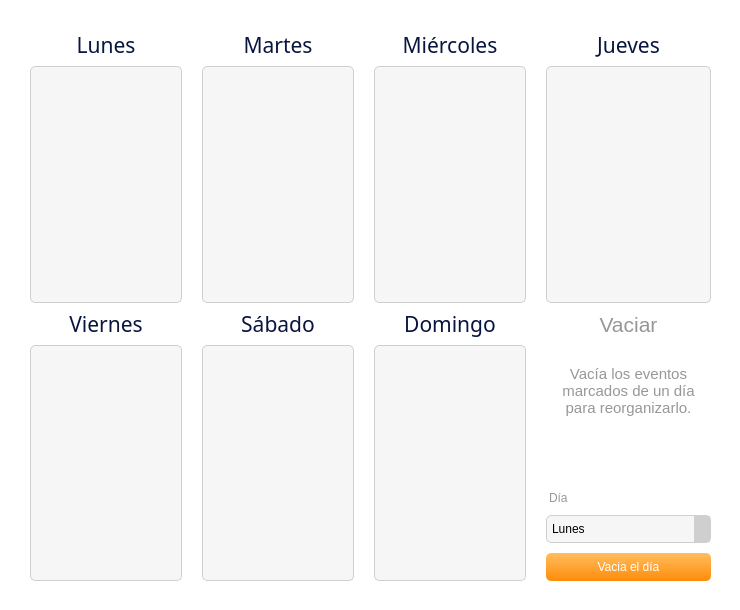
             <widget class="QWidget" name="calendarioMainWidget" native="true">
              <property name="styleSheet">
               <string notr="true">background-color: rgb(255, 255, 255);
border-radius: 10px;</string>
              </property>
              <widget class="QWidget" name="gridLayoutWidget_4">
               <property name="geometry">
                <rect>
                 <x>10</x>
                 <y>10</y>
                 <width>721</width>
                 <height>591</height>
                </rect>
               </property>
               <layout class="QGridLayout" name="calendarioMainGridLayout">
                <property name="leftMargin">
                 <number>20</number>
                </property>
                <property name="topMargin">
                 <number>20</number>
                </property>
                <property name="rightMargin">
                 <number>20</number>
                </property>
                <property name="bottomMargin">
                 <number>20</number>
                </property>
                <property name="horizontalSpacing">
                 <number>20</number>
                </property>
                <item row="1" column="2">
                 <widget class="QListWidget" name="calendarioMainL3">
                  <property name="styleSheet">
                   <string notr="true">color: rgb(0, 0, 0);
background-color: rgb(246, 246, 246);
border-style: solid;
border-width: 1px;
border-radius: 5px;
border-color: rgb(207, 207, 207);
selection-background-color: rgb(8, 21, 63);
min-width: 150;
min-height: 200;</string>
                  </property>
                  <property name="dragEnabled">
                   <bool>true</bool>
                  </property>
                  <property name="dragDropMode">
                   <enum>QAbstractItemView::InternalMove</enum>
                  </property>
                  <property name="spacing">
                   <number>2</number>
                  </property>
                  <property name="wordWrap">
                   <bool>true</bool>
                  </property>
                 </widget>
                </item>
                <item row="2" column="2">
                 <widget class="QLabel" name="calendarioMainD7">
                  <property name="font">
                   <font>
                    <family>Ubuntu Light</family>
                    <pointsize>16</pointsize>
                   </font>
                  </property>
                  <property name="styleSheet">
                   <string notr="true">color: rgb(8, 21, 63);</string>
                  </property>
                  <property name="text">
                   <string>Domingo</string>
                  </property>
                  <property name="alignment">
                   <set>Qt::AlignCenter</set>
                  </property>
                 </widget>
                </item>
                <item row="0" column="0">
                 <widget class="QLabel" name="calendarioMainD1">
                  <property name="font">
                   <font>
                    <family>Ubuntu Light</family>
                    <pointsize>16</pointsize>
                   </font>
                  </property>
                  <property name="styleSheet">
                   <string notr="true">color: rgb(8, 21, 63);</string>
                  </property>
                  <property name="text">
                   <string>Lunes</string>
                  </property>
                  <property name="alignment">
                   <set>Qt::AlignCenter</set>
                  </property>
                 </widget>
                </item>
                <item row="0" column="1">
                 <widget class="QLabel" name="calendarioMainD2">
                  <property name="font">
                   <font>
                    <family>Ubuntu Light</family>
                    <pointsize>16</pointsize>
                   </font>
                  </property>
                  <property name="styleSheet">
                   <string notr="true">color: rgb(8, 21, 63);</string>
                  </property>
                  <property name="text">
                   <string>Martes</string>
                  </property>
                  <property name="alignment">
                   <set>Qt::AlignCenter</set>
                  </property>
                 </widget>
                </item>
                <item row="0" column="2">
                 <widget class="QLabel" name="calendarioMainD3">
                  <property name="font">
                   <font>
                    <family>Ubuntu Light</family>
                    <pointsize>16</pointsize>
                   </font>
                  </property>
                  <property name="styleSheet">
                   <string notr="true">color: rgb(8, 21, 63);</string>
                  </property>
                  <property name="text">
                   <string>Miércoles</string>
                  </property>
                  <property name="alignment">
                   <set>Qt::AlignCenter</set>
                  </property>
                 </widget>
                </item>
                <item row="0" column="3">
                 <widget class="QLabel" name="calendarioMainD4">
                  <property name="font">
                   <font>
                    <family>Ubuntu Light</family>
                    <pointsize>16</pointsize>
                   </font>
                  </property>
                  <property name="styleSheet">
                   <string notr="true">color: rgb(8, 21, 63);</string>
                  </property>
                  <property name="text">
                   <string>Jueves</string>
                  </property>
                  <property name="alignment">
                   <set>Qt::AlignCenter</set>
                  </property>
                 </widget>
                </item>
                <item row="1" column="1">
                 <widget class="QListWidget" name="calendarioMainL2">
                  <property name="minimumSize">
                   <size>
                    <width>152</width>
                    <height>202</height>
                   </size>
                  </property>
                  <property name="styleSheet">
                   <string notr="true">color: rgb(0, 0, 0);
background-color: rgb(246, 246, 246);
border-style: solid;
border-width: 1px;
border-radius: 5px;
border-color: rgb(207, 207, 207);
selection-background-color: rgb(8, 21, 63);
min-width: 150;
min-height: 200;</string>
                  </property>
                  <property name="dragEnabled">
                   <bool>true</bool>
                  </property>
                  <property name="dragDropMode">
                   <enum>QAbstractItemView::InternalMove</enum>
                  </property>
                  <property name="spacing">
                   <number>2</number>
                  </property>
                  <property name="wordWrap">
                   <bool>true</bool>
                  </property>
                 </widget>
                </item>
                <item row="1" column="3">
                 <widget class="QListWidget" name="calendarioMainL4">
                  <property name="styleSheet">
                   <string notr="true">color: rgb(0, 0, 0);
background-color: rgb(246, 246, 246);
border-style: solid;
border-width: 1px;
border-radius: 5px;
border-color: rgb(207, 207, 207);
selection-background-color: rgb(8, 21, 63);
min-width: 150;
min-height: 200;</string>
                  </property>
                  <property name="dragEnabled">
                   <bool>true</bool>
                  </property>
                  <property name="dragDropMode">
                   <enum>QAbstractItemView::InternalMove</enum>
                  </property>
                  <property name="spacing">
                   <number>2</number>
                  </property>
                  <property name="wordWrap">
                   <bool>true</bool>
                  </property>
                 </widget>
                </item>
                <item row="2" column="0">
                 <widget class="QLabel" name="calendarioMainD5">
                  <property name="font">
                   <font>
                    <family>Ubuntu Light</family>
                    <pointsize>16</pointsize>
                   </font>
                  </property>
                  <property name="styleSheet">
                   <string notr="true">color: rgb(8, 21, 63);</string>
                  </property>
                  <property name="text">
                   <string>Viernes</string>
                  </property>
                  <property name="alignment">
                   <set>Qt::AlignCenter</set>
                  </property>
                 </widget>
                </item>
                <item row="1" column="0">
                 <widget class="QListWidget" name="calendarioMainL1">
                  <property name="minimumSize">
                   <size>
                    <width>152</width>
                    <height>202</height>
                   </size>
                  </property>
                  <property name="styleSheet">
                   <string notr="true">color: rgb(0, 0, 0);
background-color: rgb(246, 246, 246);
border-style: solid;
border-width: 1px;
border-radius: 5px;
border-color: rgb(207, 207, 207);
selection-background-color: rgb(8, 21, 63);
min-width: 150;
min-height: 200;</string>
                  </property>
                  <property name="dragEnabled">
                   <bool>true</bool>
                  </property>
                  <property name="dragDropMode">
                   <enum>QAbstractItemView::InternalMove</enum>
                  </property>
                  <property name="spacing">
                   <number>2</number>
                  </property>
                  <property name="wordWrap">
                   <bool>true</bool>
                  </property>
                 </widget>
                </item>
                <item row="2" column="1">
                 <widget class="QLabel" name="calendarioMainD6">
                  <property name="font">
                   <font>
                    <family>Ubuntu Light</family>
                    <pointsize>16</pointsize>
                   </font>
                  </property>
                  <property name="styleSheet">
                   <string notr="true">color: rgb(8, 21, 63);</string>
                  </property>
                  <property name="text">
                   <string>Sábado</string>
                  </property>
                  <property name="alignment">
                   <set>Qt::AlignCenter</set>
                  </property>
                 </widget>
                </item>
                <item row="2" column="3">
                 <widget class="QLabel" name="calendarioMainD8">
                  <property name="font">
                   <font>
                    <family>Ubuntu</family>
                    <pointsize>16</pointsize>
                   </font>
                  </property>
                  <property name="styleSheet">
                   <string notr="true">color: rgb(151, 151, 151);</string>
                  </property>
                  <property name="text">
                   <string>Vaciar</string>
                  </property>
                  <property name="alignment">
                   <set>Qt::AlignCenter</set>
                  </property>
                 </widget>
                </item>
                <item row="3" column="0">
                 <widget class="QListWidget" name="calendarioMainL5">
                  <property name="styleSheet">
                   <string notr="true">color: rgb(0, 0, 0);
background-color: rgb(246, 246, 246);
border-style: solid;
border-width: 1px;
border-radius: 5px;
border-color: rgb(207, 207, 207);
selection-background-color: rgb(8, 21, 63);
min-width: 150;
min-height: 200;</string>
                  </property>
                  <property name="dragEnabled">
                   <bool>true</bool>
                  </property>
                  <property name="dragDropMode">
                   <enum>QAbstractItemView::InternalMove</enum>
                  </property>
                  <property name="spacing">
                   <number>2</number>
                  </property>
                  <property name="wordWrap">
                   <bool>true</bool>
                  </property>
                 </widget>
                </item>
                <item row="3" column="1">
                 <widget class="QListWidget" name="calendarioMainL6">
                  <property name="styleSheet">
                   <string notr="true">color: rgb(0, 0, 0);
background-color: rgb(246, 246, 246);
border-style: solid;
border-width: 1px;
border-radius: 5px;
border-color: rgb(207, 207, 207);
selection-background-color: rgb(8, 21, 63);
min-width: 150;
min-height: 200;</string>
                  </property>
                  <property name="dragEnabled">
                   <bool>true</bool>
                  </property>
                  <property name="dragDropMode">
                   <enum>QAbstractItemView::InternalMove</enum>
                  </property>
                  <property name="spacing">
                   <number>2</number>
                  </property>
                  <property name="wordWrap">
                   <bool>true</bool>
                  </property>
                 </widget>
                </item>
                <item row="3" column="2">
                 <widget class="QListWidget" name="calendarioMainL7">
                  <property name="styleSheet">
                   <string notr="true">color: rgb(0, 0, 0);
background-color: rgb(246, 246, 246);
border-style: solid;
border-width: 1px;
border-radius: 5px;
border-color: rgb(207, 207, 207);
selection-background-color: rgb(8, 21, 63);
min-width: 150;
min-height: 200;</string>
                  </property>
                  <property name="dragEnabled">
                   <bool>true</bool>
                  </property>
                  <property name="dragDropMode">
                   <enum>QAbstractItemView::InternalMove</enum>
                  </property>
                  <property name="spacing">
                   <number>2</number>
                  </property>
                  <property name="wordWrap">
                   <bool>true</bool>
                  </property>
                 </widget>
                </item>
                <item row="3" column="3">
                 <layout class="QVBoxLayout" name="calendarioMainVLayout">
                  <item>
                   <widget class="QLabel" name="calendarioMainVaciarExpl">
                    <property name="font">
                     <font>
                      <family>Ubuntu</family>
                      <pointsize>11</pointsize>
                     </font>
                    </property>
                    <property name="styleSheet">
                     <string notr="true">color: rgb(151, 151, 151);
margin-top: 20px;
margin-bottom: 20px;</string>
                    </property>
                    <property name="text">
                     <string>Vacía los eventos marcados de un día para reorganizarlo.</string>
                    </property>
                    <property name="alignment">
                     <set>Qt::AlignCenter</set>
                    </property>
                    <property name="wordWrap">
                     <bool>true</bool>
                    </property>
                   </widget>
                  </item>
                  <item>
                   <spacer name="calendarioMainVaciarSpacer">
                    <property name="orientation">
                     <enum>Qt::Vertical</enum>
                    </property>
                    <property name="sizeHint" stdset="0">
                     <size>
                      <width>20</width>
                      <height>40</height>
                     </size>
                    </property>
                   </spacer>
                  </item>
                  <item>
                   <widget class="QLabel" name="calendarioMainVaciarLabel">
                    <property name="styleSheet">
                     <string notr="true">color: rgb(151, 151, 151);
margin-bottom: 10px;
margin-top: 10px;</string>
                    </property>
                    <property name="text">
                     <string>Día</string>
                    </property>
                   </widget>
                  </item>
                  <item>
                   <widget class="QComboBox" name="calendarioMainCombo">
                    <property name="styleSheet">
                     <string notr="true">QComboBox {
	color: rgb(0, 0, 0);
	border-style: solid;
	border-width: 1px;
	border-radius: 5px;
	border-color: rgb(207, 207, 207);
	background-color: rgb(246, 246, 246);
	padding: 5px;
	margin-bottom: 10px;
}

QComboBox:focus {
	border-color: rgb(254, 140, 10);
	border-width: 2px;
}

QComboBox::drop-down {
	background-color: rgb(207, 207, 207);
	selection-color: rgb(246, 246, 246);
}

QComboBox::drop-down:focus {
	background-color: rgb(254, 140, 10);
	selection-color: rgb(246, 246, 246);
}</string>
                    </property>
                    <item>
                     <property name="text">
                      <string>Lunes</string>
                     </property>
                    </item>
                    <item>
                     <property name="text">
                      <string>Martes</string>
                     </property>
                    </item>
                    <item>
                     <property name="text">
                      <string>Miércoles</string>
                     </property>
                    </item>
                    <item>
                     <property name="text">
                      <string>Jueves</string>
                     </property>
                    </item>
                    <item>
                     <property name="text">
                      <string>Viernes</string>
                     </property>
                    </item>
                    <item>
                     <property name="text">
                      <string>Sábado</string>
                     </property>
                    </item>
                    <item>
                     <property name="text">
                      <string>Domingo</string>
                     </property>
                    </item>
                   </widget>
                  </item>
                  <item>
                   <widget class="QPushButton" name="calendarioMainVaciarBtn">
                    <property name="styleSheet">
                     <string notr="true">QPushButton {
	border-width: 0px;
	color: rgb(255, 255, 255);
	background-color: qlineargradient(spread:pad, x1:1, y1:1, x2:1, y2:0, stop:0 rgba(254, 140, 10, 255), stop:1 rgba(255, 190, 94, 255));
	padding: 6.5px;
	border-radius: 5px;
}

QPushButton:hover {
	background-color: qlineargradient(spread:pad, x1:1, y1:1, x2:1, y2:0, stop:0 rgba(249, 137, 9, 255), stop:1 rgba(249, 186, 92, 255));
}

QPushButton:pressed {
	background-color: qlineargradient(spread:pad, x1:1, y1:1, x2:1, y2:0, stop:0 rgba(238, 131, 8, 255), stop:1 rgba(235, 175, 86, 255));
}</string>
                    </property>
                    <property name="text">
                     <string>Vacia el día</string>
                    </property>
                   </widget>
                  </item>
                 </layout>
                </item>
               </layout>
              </widget>
             </widget>
